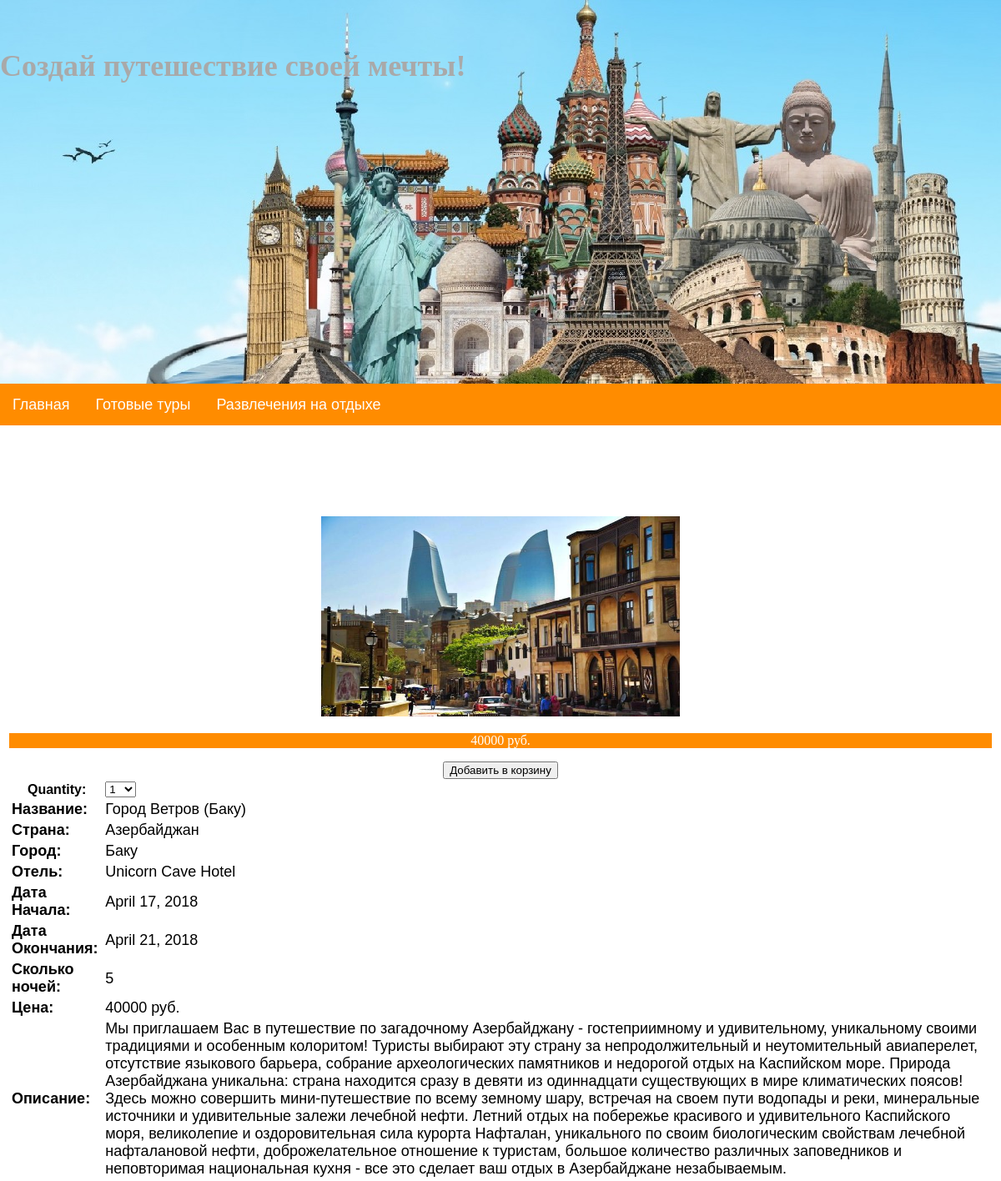
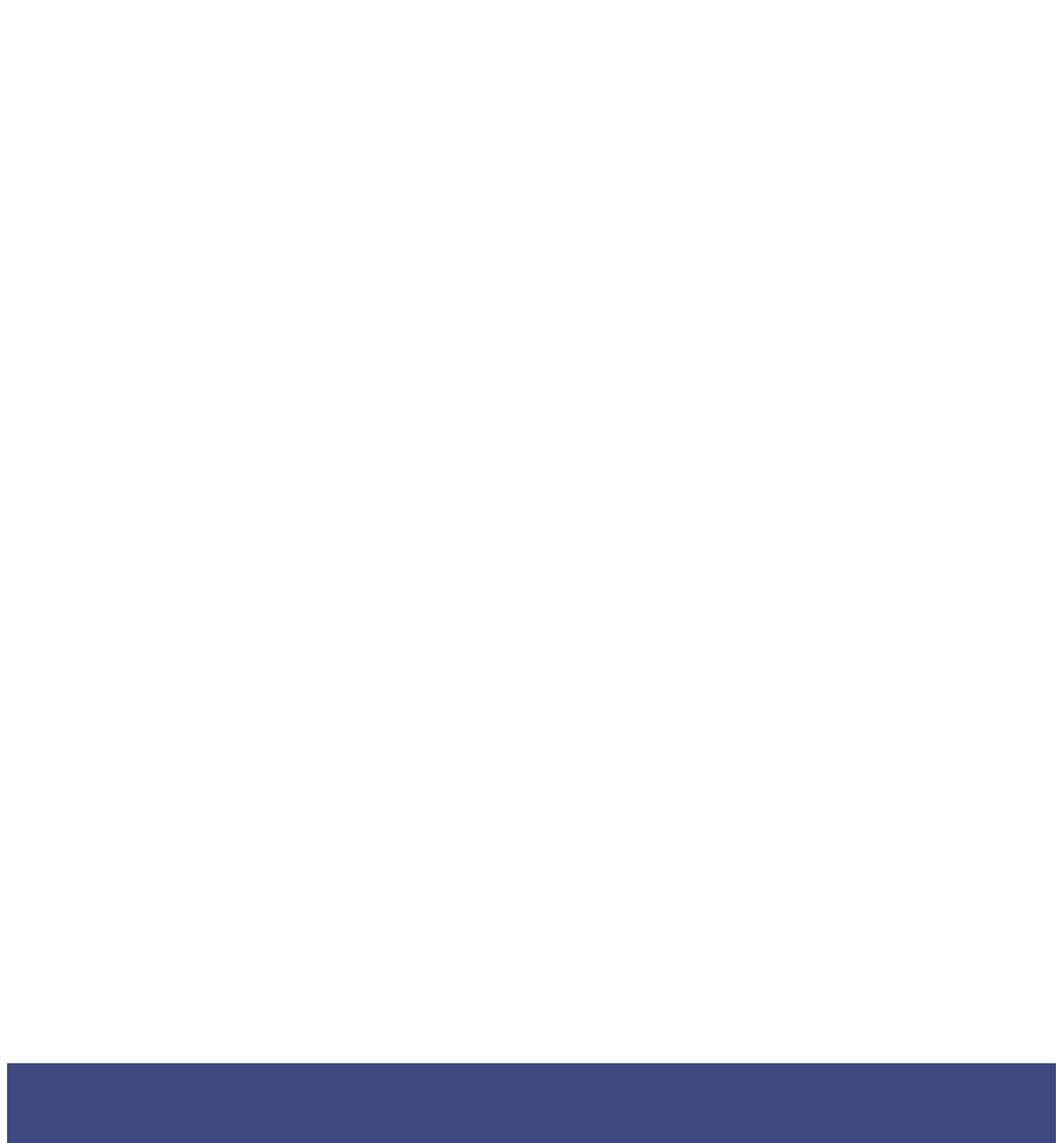
Screenshot of /4/baku/ with the database file from the repository (2 pictures, top to bottom).
### catalog/models.py (models this page shows, shortened)
class Tour(models.Model):
    TourName = models.CharField(max_length=50)
    TourDateStart = models.DateField(auto_now=False, auto_now_add=False)
    TourDateEnd = models.DateField(auto_now=False, auto_now_add=False)
    TourDuration = models.IntegerField()
    ContactCount = models.IntegerField()
    PriceAdult = models.IntegerField()
    PriceChild = models.IntegerField()
    TourCountry = models.ForeignKey(Country,  on_delete = models.CASCADE,)
    TourCategory = models.ForeignKey(Category,  on_delete = models.CASCADE,)
    TourImage = models.ImageField(upload_to='media/catalog')
    Comments= models.TextField()
    slug = models.CharField(max_length=200)

class Country(models.Model):
    CountryName = models.CharField(max_length=50)
    def __str__(self):
        return   (self.CountryName)

class Point(models.Model):
    PointName = models.CharField(max_length=50)
    PointDuration = models.IntegerField()
    DateArrival = models.DateField(auto_now=False, auto_now_add=False)
    DateDeparture = models.DateField(auto_now=False, auto_now_add=False)
    PointCity = models.ForeignKey(City,  on_delete = models.CASCADE,)
    PointTour = models.ForeignKey(Tour,  on_delete = models.CASCADE,)
    PointHotel = models.ForeignKey(Hotel,  on_delete = models.CASCADE,)

class City(models.Model):
    CityName = models.CharField(max_length=50)
    def __str__(self):
        return  (self.CityName)

class Hotel(models.Model):
    HotelName = models.CharField(max_length=50)
    HotelStars = models.IntegerField()
    HotelFood = models.CharField(max_length=50)
    def __str__(self):
        return  (self.HotelName)

### catalog/views.py (the view)
# urls.py: url(r'^(?P<id>\d+)/(?P<slug>[-\w]+)/$', views.ProductDetail, name='detail'),
def ProductDetail(request, id, slug):
    tour = get_object_or_404(Tour, id=id, slug=slug)
    point = get_object_or_404(Point, PointTour=tour)
    cart_product_form = CartAddProductForm()
    return render(request, 'catalog/detail.html', {'tour': tour, 'point': point,
                                                   'cart_product_form': cart_product_form })

### cart/forms.py
class CartAddProductForm(forms.Form):
    quantity = forms.TypedChoiceField(choices=PRODUCT_QUANTITY_CHOICES, coerce=int)
    update = forms.BooleanField(required=False, initial=False, widget=forms.HiddenInput)

### catalog/templates/catalog/detail.html (shortened to what this page needs)
{% extends "catalog/base.html" %}
{% block content %}
  <div id = "content">
     <table border="0" align="center" width="100%" >
         <tr>
            <td align="center" width="50%" ><img height="240" width="430" src="{{tour.TourImage.url}}">
     <table align="left" style='font-family:"Arial"' >
         <form  action="{% url 'cart:CartAdd' tour.id %}" method="post">
             <p style='text-decoration: none;  text-decoration: none; background:#FF8C00; color:#fff;'>{{ tour.PriceAdult}} руб.</p>
              {{ cart_product_form }}
              <input type="submit" value="Добавить в корзину">
             </form>
            <tr><td align="left"><font size=4><b>Название: </b></font></td>
            <td><font size=4>{{ tour.TourName }}</font></td></tr>
            <tr ><td  align="left" ><font size=4><b>Страна: </b></font></td>
            <td><font size=4>{{tour.TourCountry}}</font></td></tr>
            <tr ><td style='text-decoration: none;'align="left" ><font size=4><b>Город: </b></font></td>
            <td><font size=4>{{point.PointCity}}</font></td></tr>
            <tr ><td style='text-decoration: none;'align="left" ><font size=4><b>Отель: </b></font></td>
            <td><font size=4>{{point.PointHotel}}</font></td></tr>
            <tr class="tablefont"><td align="left"><font size=4><b>Дата Начала: </b></font></td>
            <td> <font size=4>{{tour.TourDateStart}}</font></td></tr>
	        <tr class="tablefont"><td align="left"><font size=4><b>Дата Окончания: </b></font></td>
            <td><font size=4>{{tour.TourDateEnd}}</font></td></tr>
	        <tr class="tablefont"><td align="left"><font size=4><b>Сколько ночей: </b></font></td>
            <td><font size=4>{{tour.TourDuration}}</font></td></tr>
	        <tr class="tablefont"><td align="left"><font size=4><b>Цена: </b></font></td>
            <td><font size=4>{{tour.PriceAdult}} руб.</font></td></tr>
             <tr class="tablefont"><td align="left"><font size=4><b>Описание: </b></font></td>
             <td><font size=4>{{tour.Comments}}</font></td></tr>
   </table>
   </td>
   </tr>
   </table>
      {% endblock %}

### static/style.css (style rules this page uses)
#content { position:relative; top:590px; height: 2000px; }

### rows the page displays
Tour: TourImage (picture), PriceAdult "40000", TourName "Город Ветров (Баку)", TourCountry "Азербайджан", TourDateStart "April 17, 2018", TourDateEnd "April 21, 2018", TourDuration "5", Comments "Мы приглашаем Вас в путешествие по загадочному Азербайджану - гостеприимному и удивительному, уникальному своими традициями и особенным колоритом! Туристы выбирают эту страну за непродолжительный и неутомительный авиаперелет, отсутствие языкового барьера, собрание археологических памятников и недорогой отдых на Каспийском море. Природа Азербайджана уникальна: страна находится сразу в девяти из одиннадцати существующих в мире климатических поясов! Здесь можно совершить мини-путешествие по всему земному шару, встречая на своем пути водопады и реки, минеральные источники и удивительные залежи лечебной нефти. Летний отдых на побережье красивого и удивительного Каспийского моря, великолепие и…"
Point: PointCity "Баку", PointHotel "Unicorn Cave Hotel"
